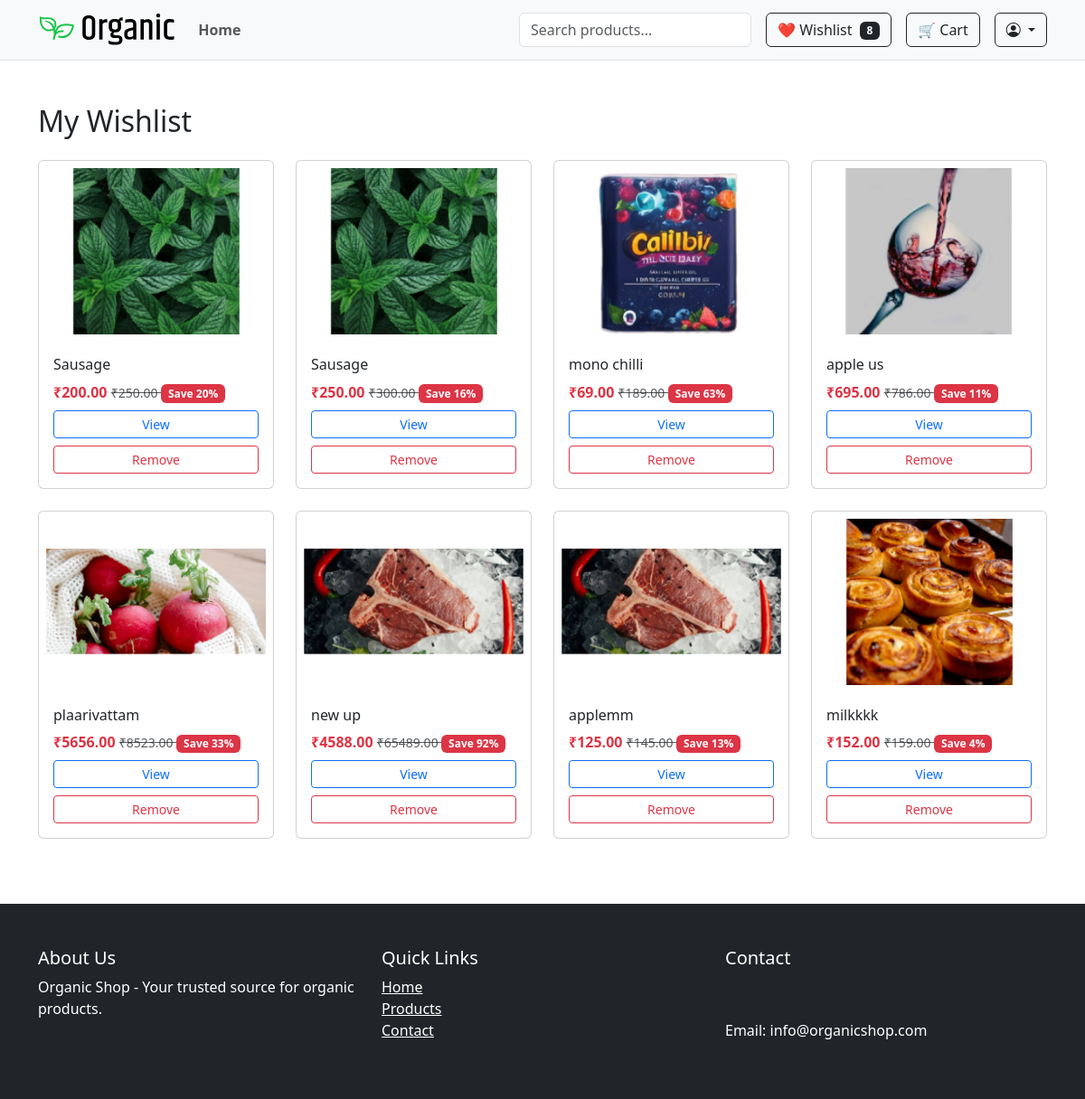
/accounts/wishlist/ (signed in), run on an earlier commit of the app's database.
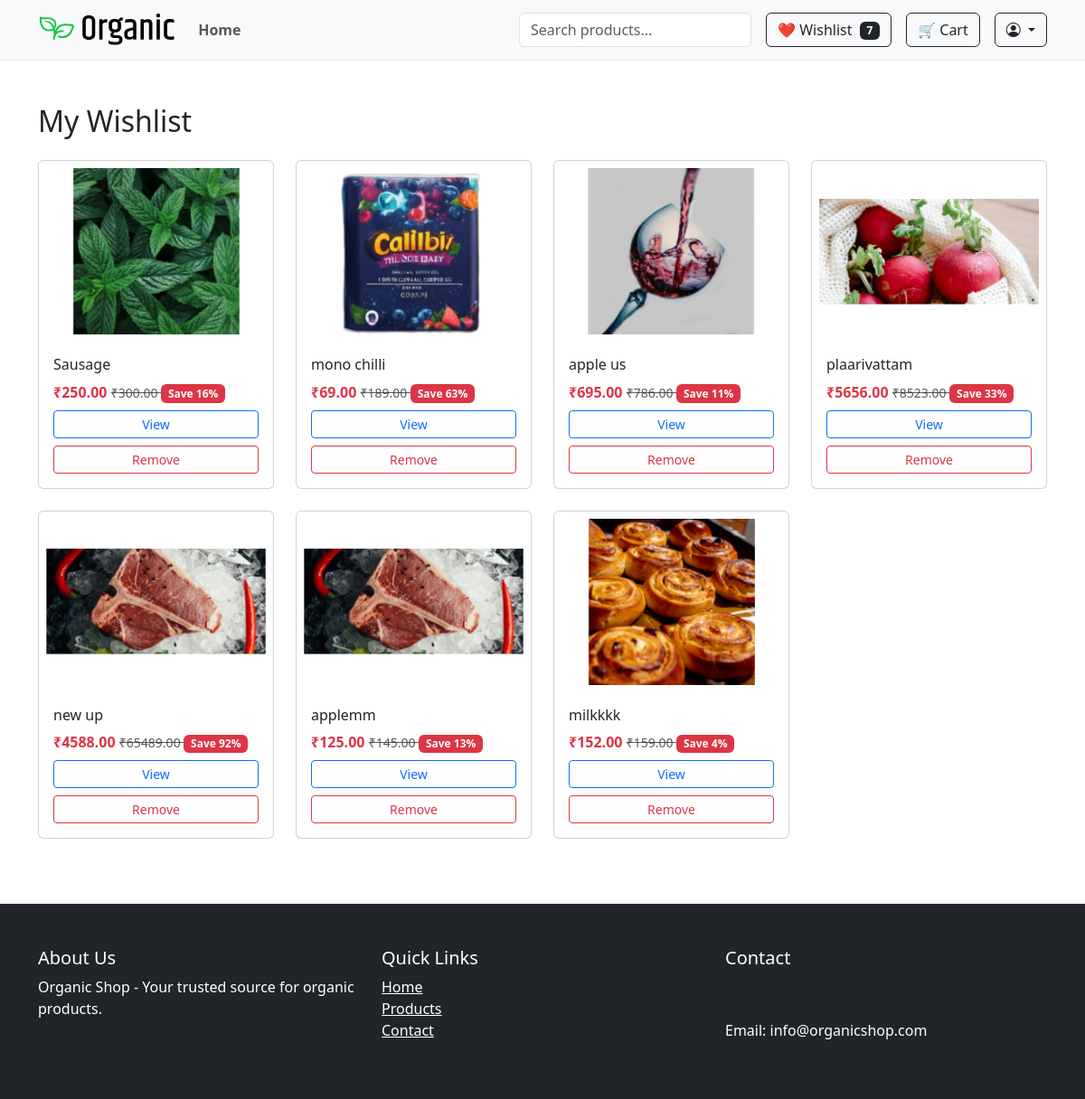
And on a later commit of the database.
### accounts/models.py (models this page shows, shortened)
class Wishlist(models.Model):
    user = models.ForeignKey(User, on_delete=models.CASCADE)
    product = models.ForeignKey(Product, on_delete=models.CASCADE)
    variant = models.ForeignKey(ProductVariant, null=True, blank=True, on_delete=models.CASCADE)
    added_at = models.DateTimeField(auto_now_add=True)
    class Meta:
        unique_together = ('user', 'product', 'variant')
    @property
    def display_price(self):
        if self.variant:
            return self.variant.discount_price or self.variant.price
        return self.product.discount_price or self.product.price
    @property
    def original_price(self):
        if self.variant:
            return self.variant.price
        return self.product.price
    @property
    def has_discount(self):
        if self.variant:
            return bool(self.variant.discount_price)
        return bool(self.product.discount_price)
    @property
    def discount_percentage(self):
        if self.variant and self.variant.discount_price:
            return int(100 - (self.variant.discount_price / self.variant.price * 100))
        elif self.product and self.product.discount_price:
            return int(100 - (self.product.discount_price / self.product.price * 100))
        return 0

### shop/models.py (models this page shows, shortened)
class Product(models.Model):
    category = models.ForeignKey(Category, on_delete=models.CASCADE, related_name='products')
    name = models.CharField(max_length=255)
    slug = models.SlugField(unique=True ,blank=True)
    description = models.TextField()
    price = models.DecimalField(max_digits=10, decimal_places=2)
    discount_price = models.DecimalField(max_digits=10, decimal_places=2, null=True, blank=True)
    image = models.ImageField(upload_to='products/')
    is_featured = models.BooleanField(default=False)
    sold_count = models.PositiveIntegerField(default=0)
    created_at = models.DateTimeField(auto_now_add=True)
    views = models.PositiveIntegerField(default=1)
    available = models.BooleanField(default=True)
    stock = models.PositiveIntegerField(default=0)

class ProductVariant(models.Model):
    product = models.ForeignKey(Product, on_delete=models.CASCADE, related_name='variants')
    values = models.ManyToManyField(VariantValue)
    price = models.DecimalField(max_digits=10, decimal_places=2)
    discount_price = models.DecimalField(max_digits=10, decimal_places=2, null=True, blank=True)
    stock = models.IntegerField()
    sku = models.CharField(max_length=50, unique=True, blank=True)
    image = models.ImageField(upload_to='variants/', null=True, blank=True)
    sold_count = models.IntegerField(default=0)

### accounts/views.py (the view)
# urls.py: path('wishlist/', views.wishlist_view, name='wishlist'),
@login_required
def wishlist_view(request):
    wishlist_items = Wishlist.objects.filter(user=request.user).select_related('product')
    wishlist_count = wishlist_items.count()
    return render(request, 'accounts/wishlist.html', {
        'wishlist_items': wishlist_items,
        'wishlist_count': wishlist_count
        })

### accounts/templates/accounts/wishlist.html (shortened to what this page needs)
{% extends 'shop/base.html' %}
{% load static %}
{% block content %}
<div class="container py-5">
    <h2 class="mb-4">My Wishlist</h2>
    {% if wishlist_items %}
        <div class="row">
            {% for item in wishlist_items %}
                <div class="col-6 col-md-3 mb-4">
                    <div class="card h-100">
                        <img src="{{ item.product.image.url }}" class="card-img-top p-2" alt="{{ item.product.name }}" style="height: 200px; object-fit: contain;">
                        <div class="card-body">
                            <h6 class="card-title">{{ item.product.name|truncatechars:40 }}</h6>
                            <div class="price mb-2">
                                {% if item.has_discount %}
                                    <span class="text-danger fw-bold">₹{{ item.display_price }}</span>
                                    <small class="text-muted text-decoration-line-through">
                                        ₹{{ item.original_price }}
                                    </small>
                                    <span class="badge bg-danger">
                                        Save {{ item.discount_percentage }}%
                                    </span>
                                {% else %}
                                    ₹{{ item.display_price }}
                                {% endif %}
                            </div>
                            <a href="{% url 'shop:product_detail' item.product.slug %}" class="btn btn-outline-primary btn-sm w-100 mb-2">
                                View
                            </a>
                            <form action="{% url 'accounts:remove_from_wishlist' item.product.id %}" method="post">
                                <button type="submit" class="btn btn-outline-danger btn-sm w-100">
                                    Remove
                                </button>
                            </form>
                        </div>
                    </div>
                </div>
            {% endfor %}
        </div>
    {% else %}
        <div class="alert alert-info">Your wishlist is empty.</div>
    {% endif %}
</div>
{% endblock %}

### shop/templates/shop/base.html (shortened to what this page needs)
<!DOCTYPE html>
{% load static %}
<html lang="en">
<head>
    <link href="https://cdn.jsdelivr.net/npm/bootstrap@5.3.0-alpha3/dist/css/bootstrap.min.css" rel="stylesheet">
    <link rel="stylesheet" href="{% static 'css/style.css' %}">
    <link rel="stylesheet" href="https://cdn.jsdelivr.net/npm/bootstrap-icons@1.10.5/font/bootstrap-icons.css">
</head>
<body>
    {% include 'shop/partials/header.html' %}
    <main>
        {% block content %}{% endblock %}
    </main>
    {% include 'shop/partials/footer.html' %}
</body>
</html>

### shop/templates/shop/partials/header.html (shortened to what this page needs)
{% load static %}
<header>
  <nav class="navbar navbar-expand-lg navbar-light bg-light border-bottom py-2">
    <div class="container">
      <a class="navbar-brand" href="{% url 'shop:index' %}">
        <img src="{% static 'images/logo.svg' %}" alt="Organic Shop" height="40">
      </a>
      <div class="collapse navbar-collapse" id="navbarContent">
        <ul class="navbar-nav me-auto mb-2 mb-lg-0 gap-2">
          <li class="nav-item">
            <a class="nav-link fw-semibold" href="{% url 'shop:index' %}">Home</a>
          </li>
        </ul>
        <form class="d-flex position-relative me-3" id="ajax-search-form">
          <input class="form-control" type="search" id="search-input" placeholder="Search products..." aria-label="Search">
        </form>
        {% if user.is_authenticated %}
    <a href="{% url 'accounts:wishlist' %}" class="btn btn-outline-dark me-3">
        ❤️ Wishlist
        {% if wishlist_count %}
            <span class="badge bg-dark ms-1">{{ wishlist_count }}</span>
        {% endif %}
    </a>
    <a href="{% url 'shop:cart_detail' %}" class="btn btn-outline-dark me-3">
        🛒 Cart
    </a>
{% endif %}
        <div class="dropdown">
          <a class="btn btn-outline-dark dropdown-toggle" href="#" role="button" id="userMenu" data-bs-toggle="dropdown" aria-expanded="false">
            <i class="bi bi-person-circle"></i>
          </a>
        </div>
      </div>
    </div>
  </nav>
</header>

### shop/templates/shop/partials/footer.html
<footer class="bg-dark text-white py-5">
    <div class="container">
        <div class="row">
            <div class="col-md-4">
                <h5>About Us</h5>
                <p>Organic Shop - Your trusted source for organic products.</p>
            </div>
            <div class="col-md-4">
                <h5>Quick Links</h5>
                <ul class="list-unstyled">
                    <li><a href="#" class="text-white">Home</a></li>
                    <li><a href="#" class="text-white">Products</a></li>
                    <li><a href="#" class="text-white">Contact</a></li>
                </ul>
            </div>
            <div class="col-md-4">
                <h5>Contact</h5>
                <address>
                    <br>
                    <br>
                    Email: info@organicshop.com
                </address>
            </div>
        </div>
    </div>
</footer>

### shop/static/css/style.css (style rules this page uses)
.price .text-danger { font-weight: bold; }

What changed in the data, as far as the page shows it:
removed Wishlist: product.image (picture), product.name "Sausage", display_price "200.00", original_price "250.00", discount_percentage "20"
Also different on the page:
{{ wishlist_count }}: "8" → "7"
